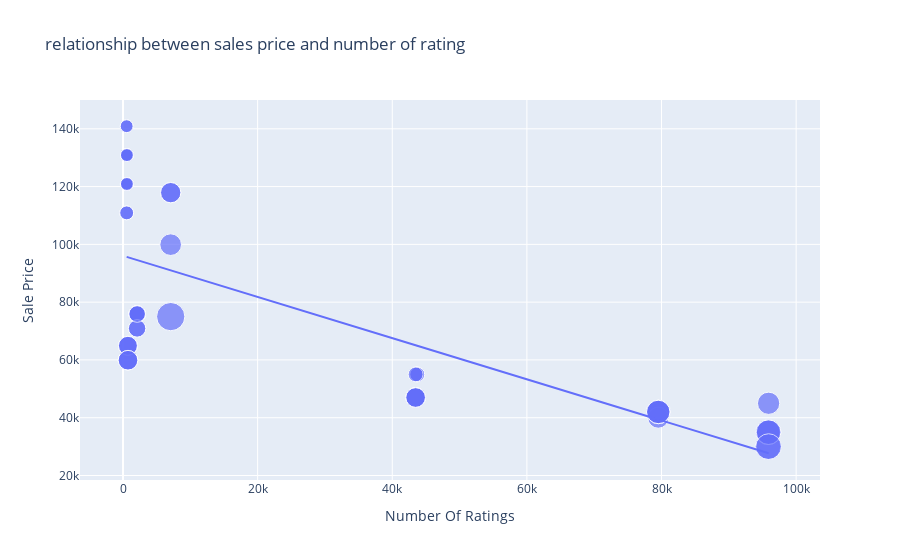

Write notebook code for a chart like this one.
### Markdown cell above
#### 4 :  what is the relationship between the discount percentage and the number of ratings of iphone on flipkart?

### Code cell
figure = px.scatter(data_frame = data, x = "Number Of Ratings", y = "Sale Price" , size = 'Discount Percentage' , trendline = 'ols' , title = 'relationship between sales price and number of rating')
figure.show()
# there is a negative linear relationship between the sale price of the iphones and the number of the ratings. it means phones with lower sale prices are sold more in india

### Figure 1 — Plotly figure (JSON) as saved in the notebook; plotly's stock layout.template omitted (floating-point values rounded to 4 significant figures)
{"data": [{"hovertemplate": "Number Of Ratings=%{x}<br>Sale Price=%{y}<br>Discount Percentage=%{marker.size}<extra></extra>", "legendgroup": "", "marker": {"color": "#636efa", "size": [0, 0, 0, 0, 0, 0, 0, 0, 0, 20, 16, 20, 20, 20, 0, 0, 0, 0, 29, 15, 0, 15, 17, 18, 6, 6, 13, 6, 14, 10, 7, 6, 6, 13, 13, 10, 10, 6, 14, 6, 10, 6, 11, 11, 10, 14, 7, 6, 6, 6, 8, 8, 24, 22, 22, 22, 8, 24, 14, 14, 14, 14], "sizemode": "area", "sizeref": 0.0725, "symbol": "circle"}, "mode": "markers", "name": "", "orientation": "v", "showlegend": false, "type": "scatter", "x": [3431, 3431, 3431, 11202, 11202, 3431, 3431, 11202, 1454, 79512, 79512, 79582, 79512, 79512, 1078, 1078, 1078, 1078, 7088, 7088, 1078, 7088, 7081, 95909, 542, 580, 740, 545, 740, 2101, 545, 580, 580, 730, 730, 2101, 2101, 580, 740, 580, 2092, 545, 2101, 2092, 2101, 740, 545, 580, 580, 580, 43707, 43707, 95807, 95909, 95807, 95909, 43470, 95909, 43470, 43470, 43470, 43470], "xaxis": "x", "y": [49900, 84900, 84900, 77000, 77000, 49900, 49900, 77000, 89900, 41999, 39999, 41999, 41999, 41999, 131900, 117100, 131900, 117100, 74999, 117900, 117100, 117900, 99900, 44999, 140900, 130900, 64900, 120900, 59900, 75900, 110900, 130900, 120900, 64900, 64900, 75900, 75900, 120900, 59900, 120900, 75900, 140900, 70900, 70900, 75900, 59900, 110900, 120900, 130900, 130900, 54999, 54999, 29999, 34999, 34999, 34999, 54999, 29999, 46999, 46999, 46999, 46999], "yaxis": "y"}, {"hovertemplate": "<b>OLS trendline</b><br>Sale Price = -0.712783 * Number Of Ratings + 96054.8<br>R<sup>2</sup>=0.492139<br><br>Number Of Ratings=%{x}<br>Sale Price=%{y} <b>(trend)</b><extra></extra>", "legendgroup": "", "marker": {"color": "#636efa", "symbol": "circle"}, "mode": "lines", "name": "", "showlegend": false, "type": "scatter", "x": [542, 545, 545, 545, 545, 580, 580, 580, 580, 580, 580, 580, 580, 730, 730, 740, 740, 740, 740, 1078, 1078, 1078, 1078, 1078, 1454, 2092, 2092, 2101, 2101, 2101, 2101, 2101, 3431, 3431, 3431, 3431, 3431, 7081, 7088, 7088, 7088, 11202, 11202, 11202, 43470, 43470, 43470, 43470, 43470, 43707, 43707, 79512, 79512, 79512, 79512, 79582, 95807, 95807, 95909, 95909, 95909, 95909], "xaxis": "x", "y": [95670.0, 95670.0, 95670.0, 95670.0, 95670.0, 95640.0, 95640.0, 95640.0, 95640.0, 95640.0, 95640.0, 95640.0, 95640.0, 95530.0, 95530.0, 95530.0, 95530.0, 95530.0, 95530.0, 95290.0, 95290.0, 95290.0, 95290.0, 95290.0, 95020.0, 94560.0, 94560.0, 94560.0, 94560.0, 94560.0, 94560.0, 94560.0, 93610.0, 93610.0, 93610.0, 93610.0, 93610.0, 91010.0, 91000.0, 91000.0, 91000.0, 88070.0, 88070.0, 88070.0, 65070.0, 65070.0, 65070.0, 65070.0, 65070.0, 64900.0, 64900.0, 39380.0, 39380.0, 39380.0, 39380.0, 39330.0, 27770.0, 27770.0, 27690.0, 27690.0, 27690.0, 27690.0], "yaxis": "y"}], "layout": {"legend": {"itemsizing": "constant", "tracegroupgap": 0}, "title": {"text": "relationship between sales price and number of rating"}, "xaxis": {"anchor": "y", "domain": [0, 1], "title": {"text": "Number Of Ratings"}}, "yaxis": {"anchor": "x", "domain": [0, 1], "title": {"text": "Sale Price"}}}}
